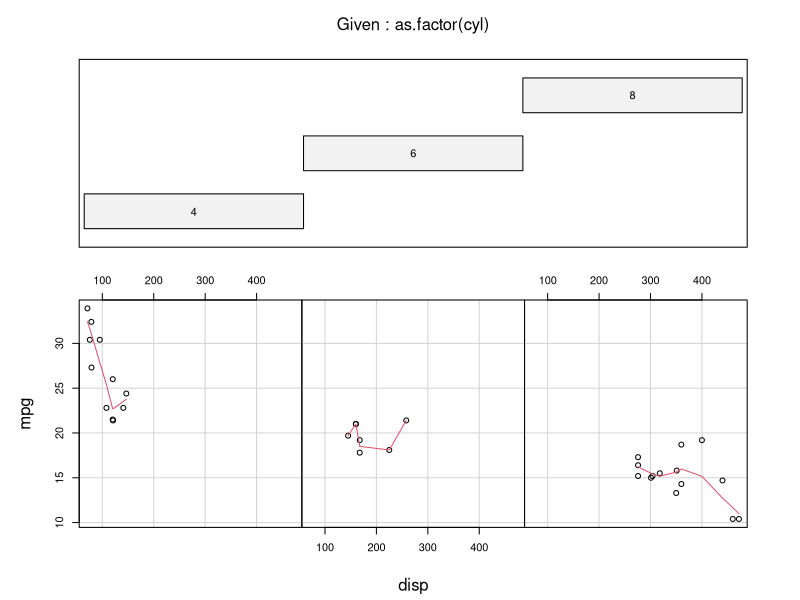
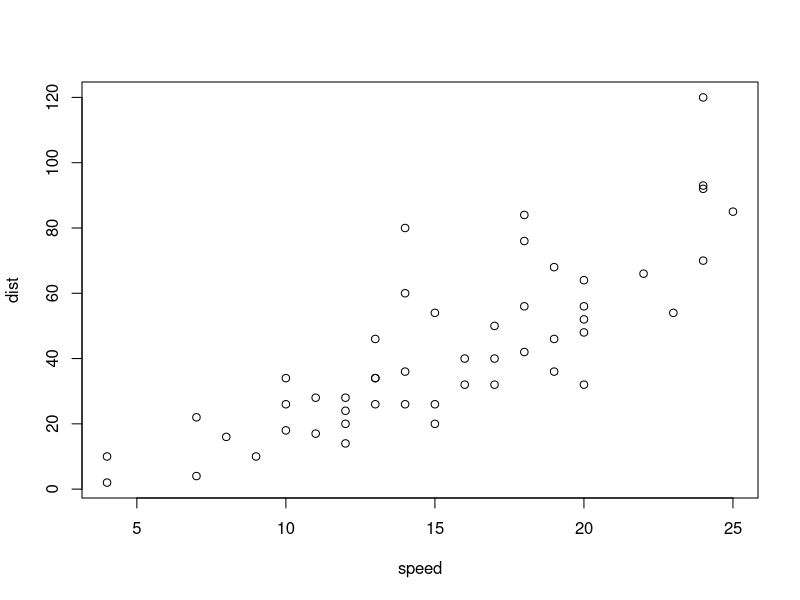

The R source for these figures, in order:
## ---- chunk 1
# question 1

library(datasets)
data(iris)

?iris
View(iris)

# spit out means of the different species for column Sepal.Length
s <- split(iris, iris$Species)
sapply(s, function(x) mean(x[,"Sepal.Length"], na.rm=TRUE))

# question 2
# this code dump out the column means for the first four cols
apply(iris[, 1:4], 2, mean)

# question 3
library(datasets)
data(mtcars)

?mtcars
# a fun plot
coplot(mpg ~ disp | as.factor(cyl), data = mtcars,panel = panel.smooth, rows = 1)

# the average miles per gallon (mpg) by number of cylinders in the car (cyl)?
tapply(mtcars$mpg, mtcars$cyl, mean)
#OR
with(mtcars, tapply(mpg, cyl, mean))

# question 4
# what is the absolute difference between the average horsepower of 4-cylinder cars and the average horsepower of 8-cylinder cars?
s <- split(mtcars, mtcars$cyl)
thing <- sapply(s, function(x) mean(x[,"hp"], na.rm=TRUE))
abs(thing[3] - thing[1])


# question 5
debug(ls)
ls()
undebug(ls)


## ---- chunk 2
plot(cars)
